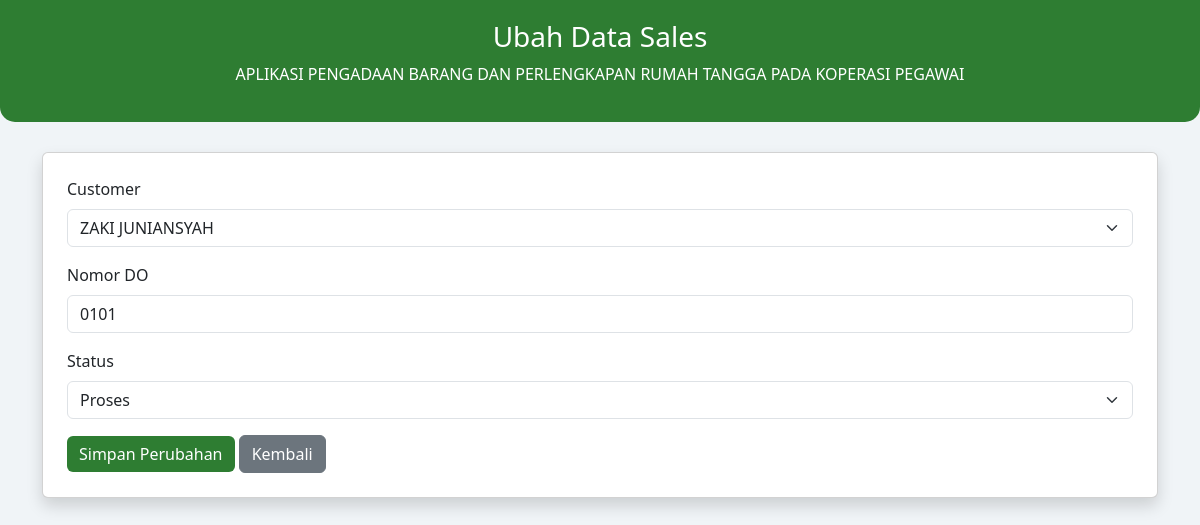
Page /ubahSales.php?id=3 on the committed database.
### tables this page shows
CREATE TABLE `sales` (
  `id_sales` int NOT NULL,
  `id_customer` int NOT NULL,
  `do_number` varchar(50) DEFAULT NULL,
  `status` enum('Pending','Proses','Selesai') DEFAULT 'Pending'
);

CREATE TABLE `customer` (
  `id` int NOT NULL,
  `nama` varchar(255) NOT NULL,
  `alamat` varchar(255) NOT NULL,
  `telpon` varchar(30) DEFAULT NULL,
  `email` varchar(255) NOT NULL
);

### koneksi.php (called while the page is built, shortened)
<?php
$koneksi = mysqli_connect("localhost", "root", "", "ujikom");
function query($query)
{
    global $koneksi;
    $result = mysqli_query($koneksi, $query);
    $rows = [];
    while ($row = mysqli_fetch_assoc($result)) {
        $rows[] = $row;
    }
    return $rows;
}

### ubahSales.php (the view, shortened to what this page needs)
<?php
require 'koneksi.php';
$id_sales = $_GET['id'];
$sales = query("SELECT * FROM sales WHERE id_sales = $id_sales")[0];
$customer = query("SELECT * FROM customer");
?>
<!doctype html>
<html lang="id">
<head>
  <link href="https://cdn.jsdelivr.net/npm/bootstrap@5.3.2/dist/css/bootstrap.min.css" rel="stylesheet">
</head>
<body>
<div class="header">
  <h3>Ubah Data Sales</h3>
  <p>APLIKASI PENGADAAN BARANG DAN PERLENGKAPAN RUMAH TANGGA PADA KOPERASI PEGAWAI</p>
</div>
<div class="container">
  <div class="card p-4 shadow">
    <form action="" method="post">
      <div class="mb-3">
        <label for="id_customer" class="form-label">Customer</label>
        <select name="id_customer" id="id_customer" class="form-select" required>
          <?php foreach($customer as $cst): ?>
            <option value="<?= $cst['id']; ?>"
              <?= ($sales['id_customer'] == $cst['id']) ? 'selected' : ''; ?>>
              <?= $cst['nama']; ?>
            </option>
          <?php endforeach; ?>
        </select>
      </div>
      <div class="mb-3">
        <label for="do_number" class="form-label">Nomor DO</label>
        <input type="text" name="do_number" id="do_number" class="form-control"
               value="<?= htmlspecialchars($sales['do_number']); ?>" required>
      </div>
      <div class="mb-3">
        <label for="status" class="form-label">Status</label>
        <select name="status" id="status" class="form-select" required>
          <option value="Proses" <?= ($sales['status']=="Proses") ? "selected":""; ?>>Proses</option>
        </select>
      </div>
      <button type="submit" name="submit" class="btn btn-success">Simpan Perubahan</button>
      <a href="sales.php" class="btn btn-secondary">Kembali</a>
    </form>
  </div>
</div>
</body>
</html>

### ubahSales.php (style rules this page uses)
body { background:#f0f4f7;font-family:'Segoe UI',sans-serif; }
.header { background:#2e7d32;color:#fff;padding:20px;text-align:center;border-radius:0 0 15px 15px;margin-bottom:30px; }
.btn-success { background:#2e7d32;border:none; }

### rows in the picture
sales: id_customer "ZAKI JUNIANSYAH", do_number "0101", status "Proses"
